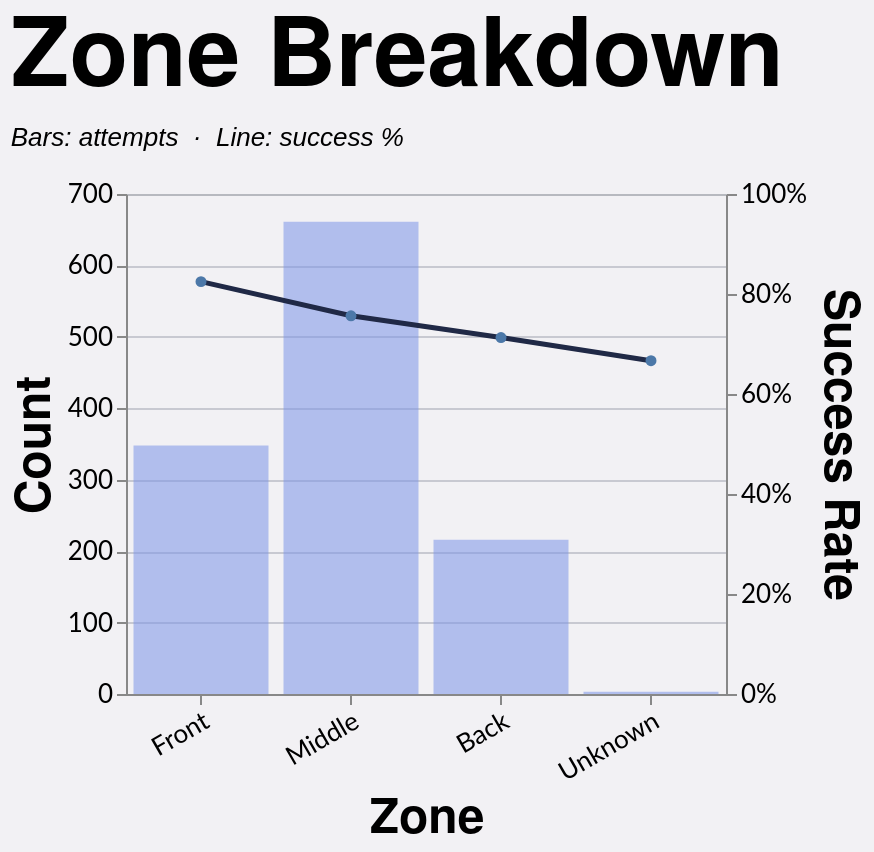

Write a Vega-Lite specification for this figure.
### Vega-Lite specification from a JSON file in a GitHub repository (floating-point values rounded to 4 significant figures; data arrays with more than 128 entries replaced by an {"elided": "..."} marker saying what was removed)
{"config": {"axis": {"labelFont": "Lato, sans-serif", "titleFont": "PT Sans Narrow, Helvetica Neue, Helvetica, Arial, sans-serif", "labelFontSize": 13, "titleFontSize": 24, "gridColor": "#202947", "gridOpacity": 0.2}, "header": {"labelFont": "PT Sans Narrow, Helvetica Neue, Helvetica, Arial, sans-serif", "titleFont": "PT Sans Narrow, Helvetica Neue, Helvetica, Arial, sans-serif", "labelFontSize": 24, "titleFontSize": 28, "labelFontWeight": "bold", "orient": "left"}, "legend": {"labelFont": "Lato, sans-serif", "titleFont": "PT Sans Narrow, Helvetica Neue, Helvetica, Arial, sans-serif", "labelFontSize": 14, "titleFontSize": 16, "titlePadding": 5, "fillColor": "white", "strokeColor": "black", "padding": 10, "titleFontWeight": "lighter", "titleFontStyle": "italic", "titleColor": "gray", "offset": 10}, "title": {"font": "PT Sans Narrow, Helvetica Neue, Helvetica, Arial, sans-serif", "fontSize": 48, "fontWeight": "bold", "anchor": "start", "align": "center", "titlePadding": 20, "subtitlePadding": 10, "subtitleFontSize": 13, "subtitleColor": "", "subtitleFontStyle": "italic", "offset": 15, "color": "black"}, "axisX": {"labelAngle": 0}, "facet": {"title": null, "header": null, "align": {"row": "each", "column": "each"}}, "resolve": {"scale": {"y": "independent", "facet": "independent"}}, "background": "#f2f1f4"}, "layer": [{"mark": {"type": "bar", "color": "#7d96e8", "opacity": 0.55}, "encoding": {"tooltip": [{"field": "area", "title": "Zone", "type": "nominal"}, {"field": "won", "format": ",.0f", "title": "Won", "type": "quantitative"}, {"field": "attempts", "format": ",.0f", "title": "Attempts", "type": "quantitative"}, {"field": "success_rate", "format": ".1%", "title": "Success Rate", "type": "quantitative"}], "x": {"axis": {"labelAngle": -30}, "field": "area", "sort": ["Front", "Middle", "Back"], "title": "Zone", "type": "nominal"}, "y": {"axis": {"format": ",.0f", "orient": "left"}, "field": "attempts", "title": "Count", "type": "quantitative"}}, "transform": [{"filter": "(loSquad == 'All' || datum.squad == loSquad) && (loGameType == 'All' || (loGameType == 'League + Cup' && (datum.game_type == 'League' || datum.game_type == 'Cup')) || (loGameType == 'League only' && datum.game_type == 'League') || datum.game_type == loGameType) && (loOpposition == 'All' || datum.opposition == loOpposition) && (loThrower == 'All' || datum.thrower == loThrower) && (loJumper == 'All' || datum.jumper == loJumper) && (loArea == 'All' || datum.area == loArea) && (loNumbers == 'All' || datum.numbers == loNumbers) && (loCallType == 'All' || datum.call_type == loCallType)"}, {"filter": "(loSeason == 'All' || datum.season == loSeason)"}, {"aggregate": [{"op": "count", "as": "attempts"}, {"op": "sum", "field": "won", "as": "won"}], "groupby": ["area"]}, {"calculate": "datum.won / datum.attempts", "as": "success_rate"}]}, {"mark": {"type": "line", "color": "#202946", "point": true, "strokeWidth": 2.5}, "encoding": {"tooltip": [{"field": "area", "title": "Zone", "type": "nominal"}, {"field": "won", "format": ",.0f", "title": "Won", "type": "quantitative"}, {"field": "attempts", "format": ",.0f", "title": "Attempts", "type": "quantitative"}, {"field": "success_rate", "format": ".1%", "title": "Success Rate", "type": "quantitative"}], "x": {"axis": {"labelAngle": -30}, "field": "area", "sort": ["Front", "Middle", "Back"], "title": "Zone", "type": "nominal"}, "y": {"axis": {"format": "%", "orient": "right"}, "field": "success_rate", "scale": {"domain": [0, 1]}, "title": "Success Rate", "type": "quantitative"}}, "transform": [{"filter": "(loSquad == 'All' || datum.squad == loSquad) && (loGameType == 'All' || (loGameType == 'League + Cup' && (datum.game_type == 'League' || datum.game_type == 'Cup')) || (loGameType == 'League only' && datum.game_type == 'League') || datum.game_type == loGameType) && (loOpposition == 'All' || datum.opposition == loOpposition) && (loThrower == 'All' || datum.thrower == loThrower) && (loJumper == 'All' || datum.jumper == loJumper) && (loArea == 'All' || datum.area == loArea) && (loNumbers == 'All' || datum.numbers == loNumbers) && (loCallType == 'All' || datum.call_type == loCallType)"}, {"filter": "(loSeason == 'All' || datum.season == loSeason)"}, {"aggregate": [{"op": "count", "as": "attempts"}, {"op": "sum", "field": "won", "as": "won"}], "groupby": ["area"]}, {"calculate": "datum.won / datum.attempts", "as": "success_rate"}]}], "data": {"name": "data-73f91a64a43d4e9fe8f6d842372acc63"}, "height": 250, "params": [{"name": "loSquad", "value": "All"}, {"name": "loSeason", "value": "All"}, {"name": "loGameType", "value": "All"}, {"name": "loOpposition", "value": "All"}, {"name": "loThrower", "value": "All"}, {"name": "loJumper", "value": "All"}, {"name": "loArea", "value": "All"}, {"name": "loNumbers", "value": "All"}, {"name": "loCallType", "value": "All"}], "resolve": {"scale": {"y": "independent"}}, "title": {"text": "Zone Breakdown", "subtitle": "Bars: attempts  ·  Line: success %"}, "width": {"step": 75}, "$schema": "https://vega.github.io/schema/vega-lite/v5.20.1.json", "datasets": {"data-73f91a64a43d4e9fe8f6d842372acc63": {"elided": "1228 records"}}}
